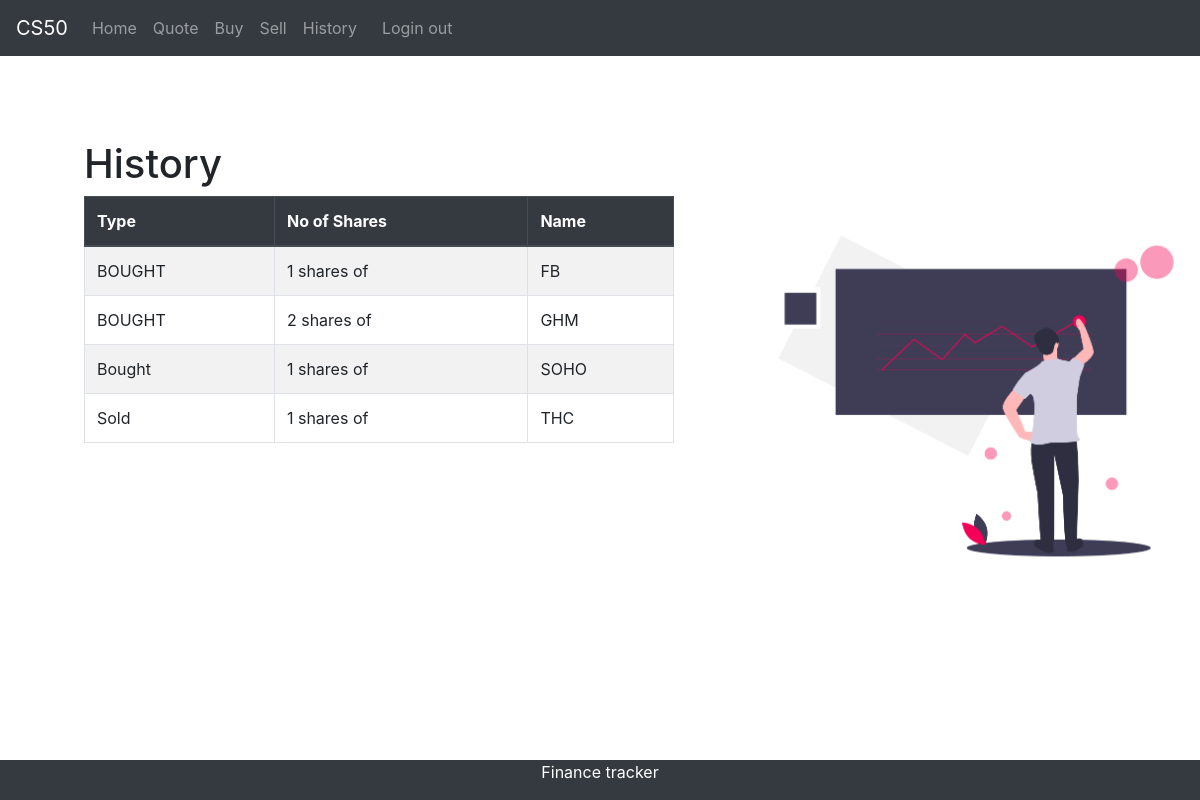
The page /history (signed in) on the database its author committed.
### Main.py (models this page shows)
class Transcation(db.Model):
    id = db.Column(db.Integer, primary_key=True)
    type = db.Column(db.String(50))
    name = db.Column(db.String(50))
    qty = db.Column(db.Integer)
    owner_id = db.Column(db.Integer, db.ForeignKey('user.id'))

### Main.py (the view)
@app.route('/history')
def history():
    transcation = Transcation.query.all()
    user_id = session['user']
    return render_template('history.html', transcation=transcation, user=user_id)

### templates/history.html
{% extends "base.html"%}
{% block content%}
<h1>History</h1>
<div class="row">
    <div class="col-lg-7 ">
        <table class="table table-striped table-resposive table table-bordered table-hover">
            <thead class="thead-dark">
                <tr>
                    <th scope="row">Type</td>
                    <th>No of Shares</td>
                    <th>Name</td>
                </tr>
            </thead>
            <tbody>
                <tr>
                    {% for t in transcation %} {% if t.owner_id == user%}
                    <td scope="row ">{{ t.type }}</td>
                    <td>{{t.qty }} shares of </td>
                    <td>{{t.name }}</td>
                </tr>
                {% endif %} {% endfor %}
            </tbody>
        </table>
    </div>
    <div class="col-lg-5 d-md-none d-lg-block">
        <div class="col-4 position-fixed">
            <img src="/static/homePg.png" alt="" height="400">
        </div>
    </div>
</div>
{% endblock%}

### static/base.css (style rules this page uses)
body { color:#1864ab; background-color:#f1f3f5; font-size:40px; }

### rows shown on the page
Transcation: type "BOUGHT", qty "1", name "FB"
Transcation: type "BOUGHT", qty "2", name "GHM"
Transcation: type "Bought", qty "1", name "SOHO"
Transcation: type "Sold", qty "1", name "THC"
